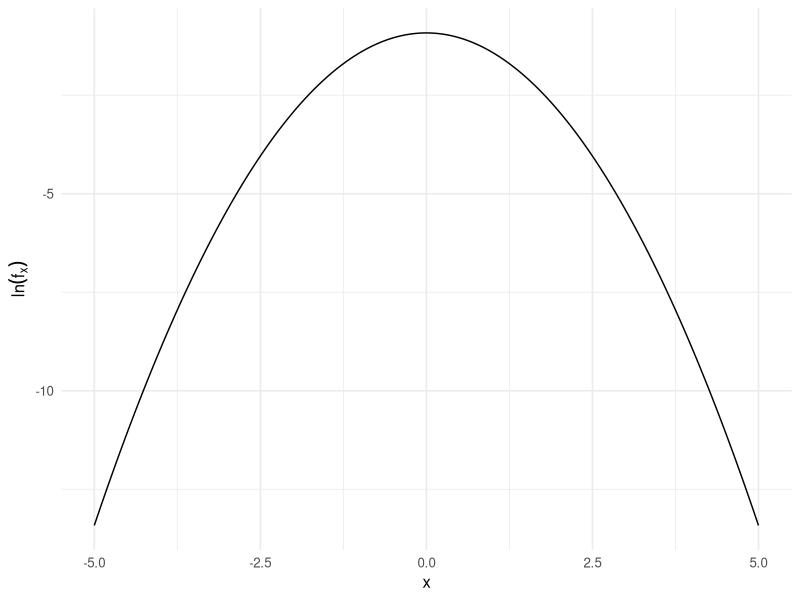

Recreate this plot in R.
## ---- chunk 1
library(tidyverse)
## ---- chunk 2
#| fig-width: 3
#| fig-height: 2
tibble(
  x = seq(-5,5, by = .01),
  y = log(dnorm(x))
) %>%
  ggplot(aes(x = x, y = y)) + 
  geom_line() + 
  theme_minimal(base_size = 12) + 
  labs(x = "x",
       y = expression(ln(f[x])))
